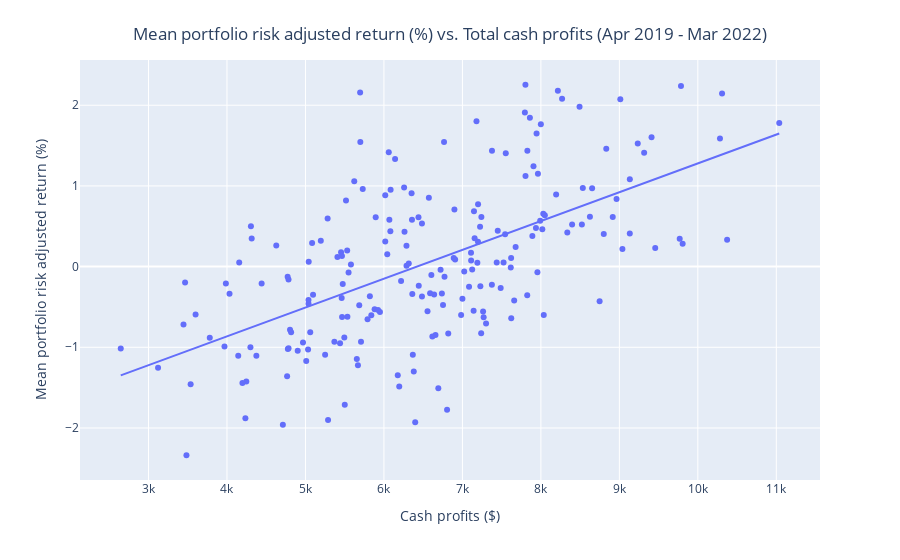

Notebook code cell kept with this figure:
### Code cell
fig = px.scatter(x=cash_profits, y=mean_risk_adjusted_ri, trendline="ols")
fig.update_yaxes(title_text="Mean portfolio risk adjusted return (%)")
fig.update_xaxes(title_text="Cash profits ($)")
fig.update_layout(title_text=f"Mean portfolio risk adjusted return (%) vs. Total cash profits (Apr 2019 - Mar 2022)", 
                  title_x=0.5,
                  title_y=0.95,
                  height=800,
                  showlegend=False
                 )
fig.show()

### Figure 1 — Plotly figure (JSON) as saved in the notebook; plotly's stock layout.template omitted (floating-point values rounded to 4 significant figures; data arrays with more than 128 entries replaced by an {"elided": "..."} marker saying what was removed)
{"data": [{"hovertemplate": "x=%{x}<br>y=%{y}<extra></extra>", "legendgroup": "", "marker": {"color": "#636efa", "symbol": "circle"}, "mode": "markers", "name": "", "orientation": "v", "showlegend": false, "type": "scatter", "x": {"elided": "200 float values"}, "xaxis": "x", "y": {"elided": "200 float values"}, "yaxis": "y"}, {"hovertemplate": "<b>OLS trendline</b><br>y = 0.000357221 * x + -2.29282<br>R<sup>2</sup>=0.347963<br><br>x=%{x}<br>y=%{y} <b>(trend)</b><extra></extra>", "legendgroup": "", "marker": {"color": "#636efa", "symbol": "circle"}, "mode": "lines", "name": "", "showlegend": false, "type": "scatter", "x": {"elided": "200 float values"}, "xaxis": "x", "y": {"elided": "200 float values"}, "yaxis": "y"}], "layout": {"autosize": true, "legend": {"tracegroupgap": 0}, "margin": {"t": 60}, "showlegend": false, "title": {"text": "Mean portfolio risk adjusted return (%) vs. Total cash profits (Apr 2019 - Mar 2022)", "x": 0.5, "y": 0.95}, "xaxis": {"anchor": "y", "autorange": true, "domain": [0, 1], "range": [2145.0, 11540.0], "title": {"text": "Cash profits ($)"}, "type": "linear"}, "yaxis": {"anchor": "x", "autorange": true, "domain": [0, 1], "range": [-2.626, 2.542], "title": {"text": "Mean portfolio risk adjusted return (%)"}, "type": "linear"}}}
